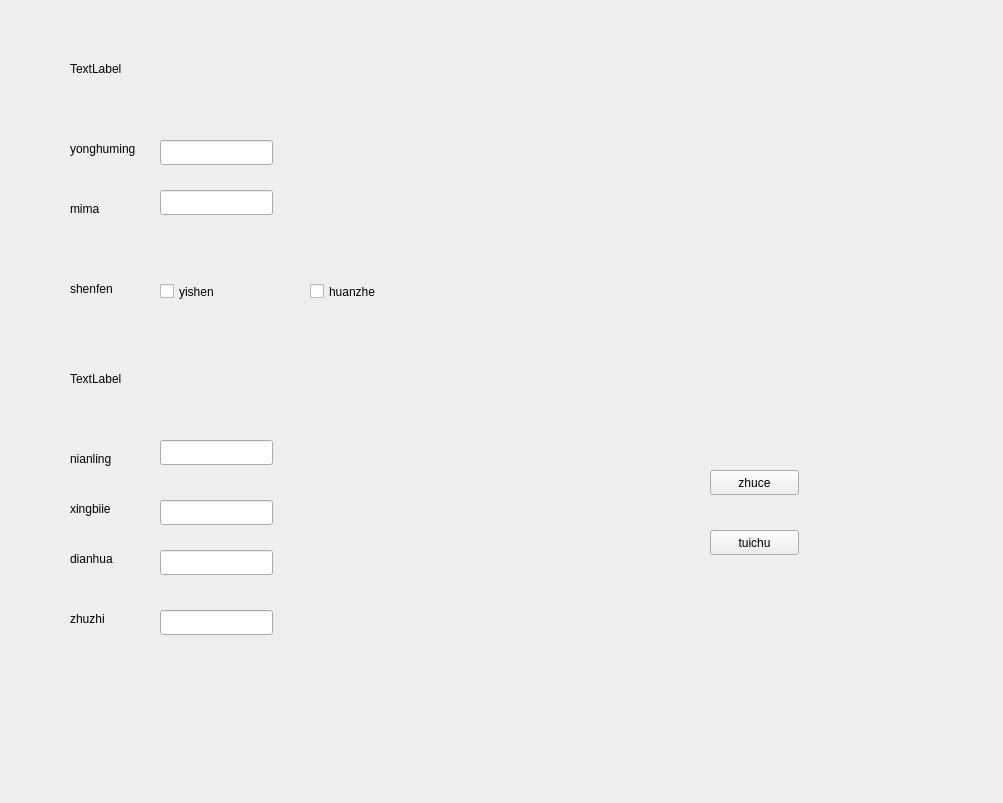
<?xml version="1.0" encoding="UTF-8"?>
<ui version="4.0">
 <class>Form</class>
 <widget class="QWidget" name="Form">
  <property name="geometry">
   <rect>
    <x>0</x>
    <y>0</y>
    <width>1003</width>
    <height>803</height>
   </rect>
  </property>
  <property name="windowTitle">
   <string>Form</string>
  </property>
  <widget class="QLabel" name="label">
   <property name="geometry">
    <rect>
     <x>70</x>
     <y>60</y>
     <width>161</width>
     <height>17</height>
    </rect>
   </property>
   <property name="text">
    <string>TextLabel</string>
   </property>
  </widget>
  <widget class="QLabel" name="label_2">
   <property name="geometry">
    <rect>
     <x>70</x>
     <y>140</y>
     <width>67</width>
     <height>17</height>
    </rect>
   </property>
   <property name="text">
    <string>yonghuming</string>
   </property>
  </widget>
  <widget class="QLabel" name="label_3">
   <property name="geometry">
    <rect>
     <x>70</x>
     <y>200</y>
     <width>67</width>
     <height>17</height>
    </rect>
   </property>
   <property name="text">
    <string>mima</string>
   </property>
  </widget>
  <widget class="QLabel" name="label_4">
   <property name="geometry">
    <rect>
     <x>70</x>
     <y>280</y>
     <width>67</width>
     <height>17</height>
    </rect>
   </property>
   <property name="text">
    <string>shenfen</string>
   </property>
  </widget>
  <widget class="QLabel" name="label_5">
   <property name="geometry">
    <rect>
     <x>70</x>
     <y>370</y>
     <width>131</width>
     <height>17</height>
    </rect>
   </property>
   <property name="text">
    <string>TextLabel</string>
   </property>
  </widget>
  <widget class="QLabel" name="label_6">
   <property name="geometry">
    <rect>
     <x>70</x>
     <y>450</y>
     <width>67</width>
     <height>17</height>
    </rect>
   </property>
   <property name="text">
    <string>nianling</string>
   </property>
  </widget>
  <widget class="QLabel" name="label_7">
   <property name="geometry">
    <rect>
     <x>70</x>
     <y>500</y>
     <width>67</width>
     <height>17</height>
    </rect>
   </property>
   <property name="text">
    <string>xingbiie</string>
   </property>
  </widget>
  <widget class="QLabel" name="label_8">
   <property name="geometry">
    <rect>
     <x>70</x>
     <y>550</y>
     <width>67</width>
     <height>17</height>
    </rect>
   </property>
   <property name="text">
    <string>dianhua</string>
   </property>
  </widget>
  <widget class="QLabel" name="label_9">
   <property name="geometry">
    <rect>
     <x>70</x>
     <y>610</y>
     <width>67</width>
     <height>17</height>
    </rect>
   </property>
   <property name="text">
    <string>zhuzhi</string>
   </property>
  </widget>
  <widget class="QLineEdit" name="lineEdit">
   <property name="geometry">
    <rect>
     <x>160</x>
     <y>140</y>
     <width>113</width>
     <height>25</height>
    </rect>
   </property>
  </widget>
  <widget class="QLineEdit" name="lineEdit_2">
   <property name="geometry">
    <rect>
     <x>160</x>
     <y>190</y>
     <width>113</width>
     <height>25</height>
    </rect>
   </property>
  </widget>
  <widget class="QCheckBox" name="checkBox">
   <property name="geometry">
    <rect>
     <x>160</x>
     <y>280</y>
     <width>92</width>
     <height>23</height>
    </rect>
   </property>
   <property name="text">
    <string>yishen</string>
   </property>
  </widget>
  <widget class="QCheckBox" name="checkBox_2">
   <property name="geometry">
    <rect>
     <x>310</x>
     <y>280</y>
     <width>92</width>
     <height>23</height>
    </rect>
   </property>
   <property name="text">
    <string>huanzhe</string>
   </property>
  </widget>
  <widget class="QLineEdit" name="lineEdit_3">
   <property name="geometry">
    <rect>
     <x>160</x>
     <y>440</y>
     <width>113</width>
     <height>25</height>
    </rect>
   </property>
  </widget>
  <widget class="QLineEdit" name="lineEdit_4">
   <property name="geometry">
    <rect>
     <x>160</x>
     <y>500</y>
     <width>113</width>
     <height>25</height>
    </rect>
   </property>
  </widget>
  <widget class="QLineEdit" name="lineEdit_5">
   <property name="geometry">
    <rect>
     <x>160</x>
     <y>550</y>
     <width>113</width>
     <height>25</height>
    </rect>
   </property>
  </widget>
  <widget class="QLineEdit" name="lineEdit_6">
   <property name="geometry">
    <rect>
     <x>160</x>
     <y>610</y>
     <width>113</width>
     <height>25</height>
    </rect>
   </property>
  </widget>
  <widget class="QPushButton" name="pushButton">
   <property name="geometry">
    <rect>
     <x>710</x>
     <y>470</y>
     <width>89</width>
     <height>25</height>
    </rect>
   </property>
   <property name="text">
    <string>zhuce</string>
   </property>
  </widget>
  <widget class="QPushButton" name="pushButton_2">
   <property name="geometry">
    <rect>
     <x>710</x>
     <y>530</y>
     <width>89</width>
     <height>25</height>
    </rect>
   </property>
   <property name="text">
    <string>tuichu</string>
   </property>
  </widget>
 </widget>
 <resources/>
 <connections/>
</ui>
